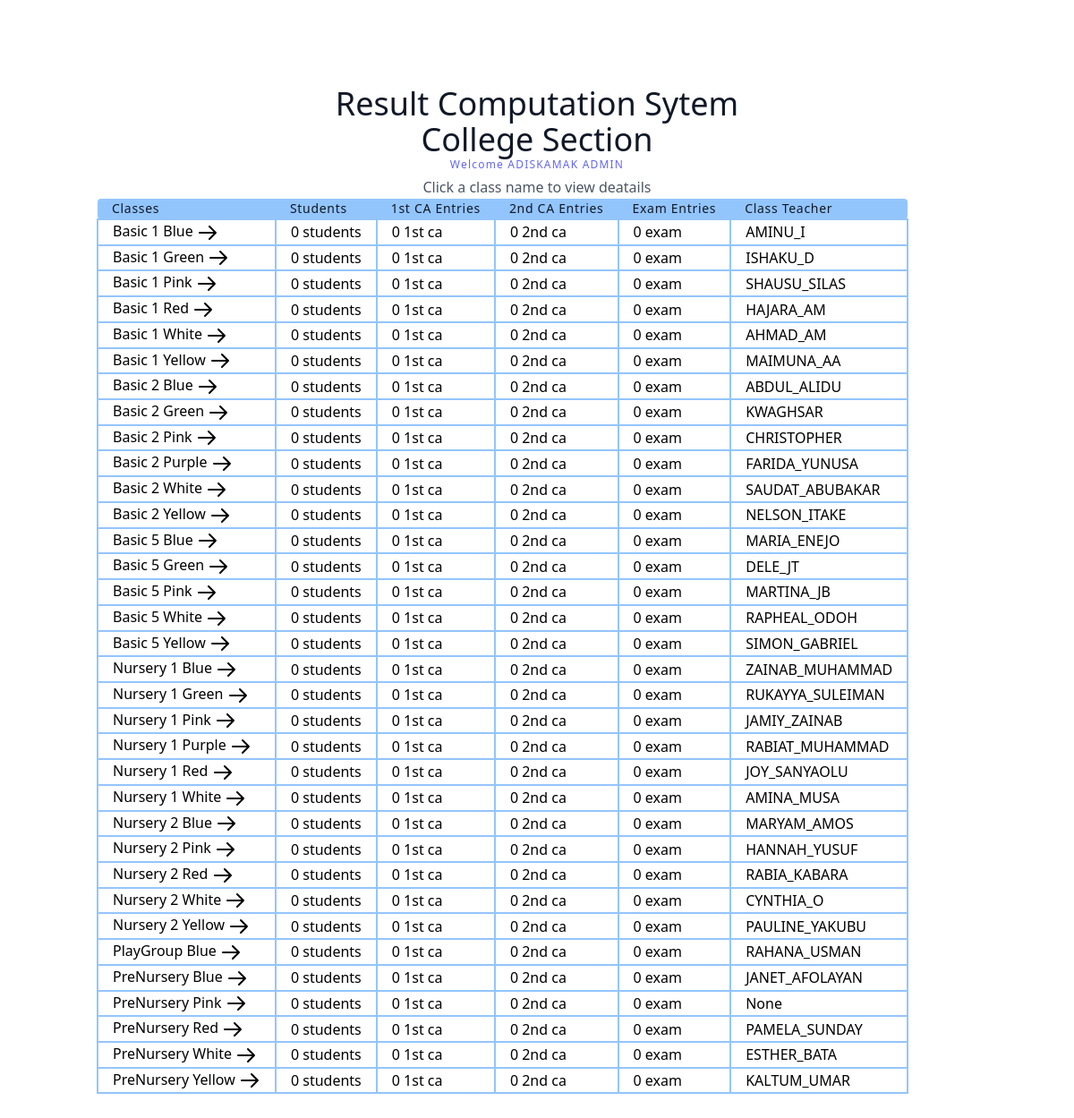
The app's page /classList/ (signed in), older data.
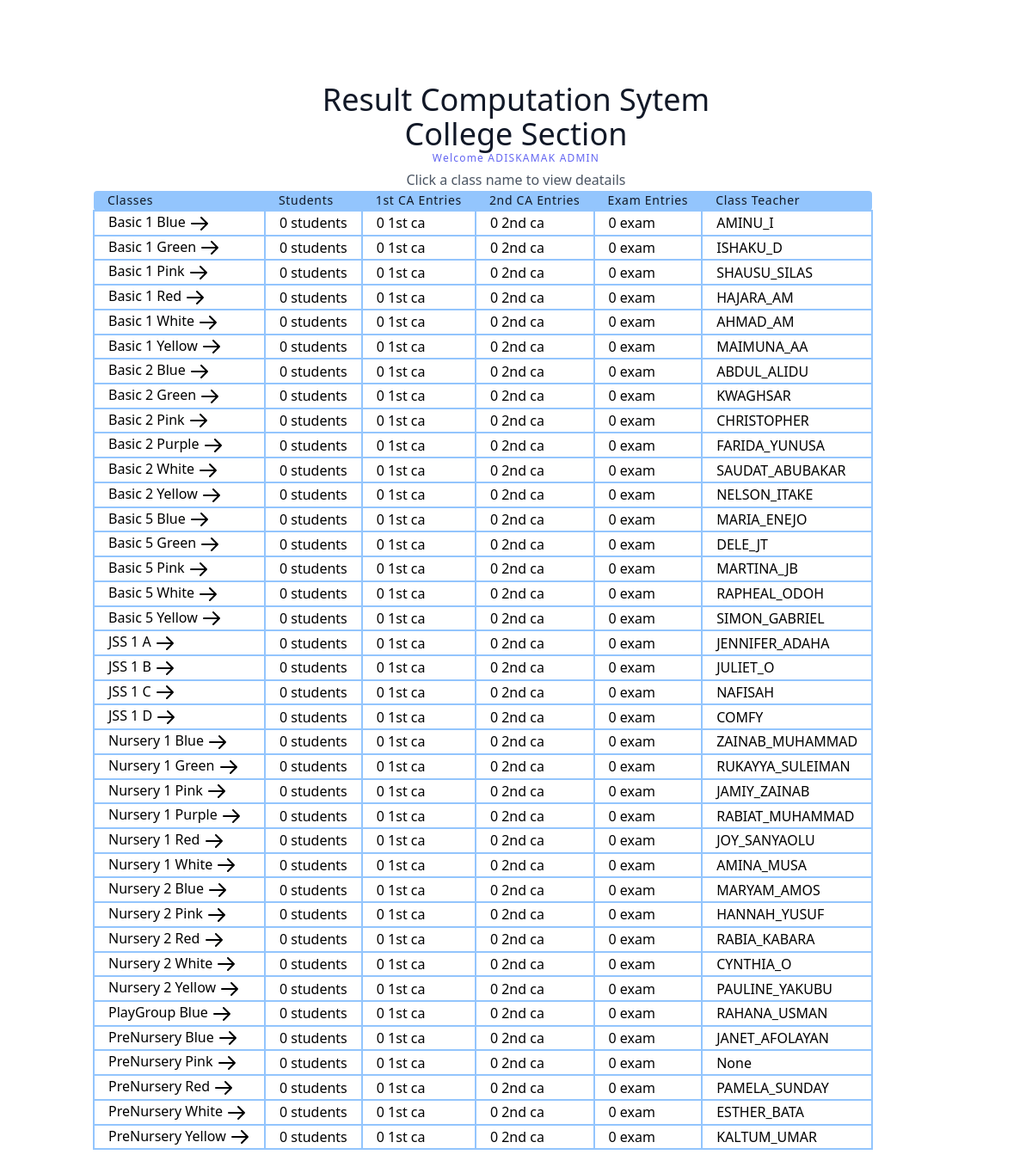
The same page, newer data.
### result/models.py (models this page shows, shortened)
class classArmTeacher(models.Model):
    className = models.ForeignKey(all_class, on_delete=models.CASCADE, null=True)
    classArm = models.ForeignKey(classArm, related_name='classArm', on_delete=models.CASCADE, null=True)
    classTeacher = models.ForeignKey(User, on_delete=models.SET_NULL, null=True)
    date = models.DateTimeField(auto_now_add=True)
    class Meta:
        ordering = ['className']

class all_class(models.Model):
    className = models.CharField(max_length=100 , unique=True)
    section = models.ForeignKey(section, on_delete=models.CASCADE, null=True)
    complete = models.BooleanField(default=False)
    date = models.DateTimeField(auto_now_add=True)
    def __str__(self):
        return self.className
    class Meta:
        ordering = ['className']

class classArm(models.Model):
    armName = models.CharField(max_length=100 , unique=True)
    def __str__(self):
        return self.armName
    class Meta:
        ordering = ['armName']

### users/models.py (models this page shows, shortened)
class User(AbstractUser):
    class Role(models.TextChoices):
        ADMIN = 'admin'
        TEACHER = 'teacher'
        STUDENT = 'student'
    base_role = Role.TEACHER
    role = models.CharField(max_length=10, choices= Role.choices , null=True, blank=True)
    section = models.ForeignKey('result.section', on_delete=models.SET_NULL, null=True , blank=True)
    class Meta:
        db_table = 'auth_user'
    def __str__(self):
        return self.username

### result/views.py (the view)
# urls.py: path('classList/', classList.as_view(), name='classList'),
class classList(ListView):
    model = classArmTeacher
    template_name = 'result/classList.html'
    def get_context_data(self, **kwargs):
        context = super(classList, self).get_context_data(**kwargs)
        if self.request.user.is_staff:
            context['all_class'] = classArmTeacher.objects.all()
        else:
            context['teacherSubject'] = allsubject.objects.filter(subjectTeacher=self.request.user)
            context['all_class'] = classArmTeacher.objects.filter(id__in=context['teacherSubject'].values_list('className', flat=True))
        return context

### result/models.py (called while the page is built)
    def __str__(self):
        return self.sectionName

### result/templates/result/classList.html (shortened to what this page needs)
<script src="https://cdn.tailwindcss.com"></script>
<link rel="stylesheet" href="https://cdn.tailgrids.com/tailgrids-fallback.css" />
<section class="text-gray-600 body-font">
   <div class="container px-5 py-24 mx-auto">
     <div class="flex flex-col text-center w-full">
       <h1 class="sm:text-4xl text-3xl font-medium title-font text-gray-900">Result Computation Sytem</h1>
       <h1 class="sm:text-4xl text-3xl font-medium title-font text-gray-900">{{ user.section }} Section</h1>
       <h2 class="text-xs text-indigo-500 tracking-widest font-medium title-font mb-1">Welcome {{user.username}} {{user.role}}</h2>
       <p class=" mx-auto leading-relaxed text-base">Click a class name to view deatails</p>
     </div>
     <div class="w-full mx-auto">
       <table class="table-auto w-auto text-left whitespace-no-wrap">
         <thead>
           <tr>
             <th class="px-4 title-font tracking-wider font-medium text-gray-900 text-sm bg-blue-300 rounded-tl rounded-bl">Classes</th>
             <th class="px-4 title-font tracking-wider font-medium text-gray-900 text-sm bg-blue-300">Students</th>
             <th class="px-4 title-font tracking-wider font-medium text-gray-900 text-sm bg-blue-300">1st CA Entries</th>
             <th class="px-4 title-font tracking-wider font-medium text-gray-900 text-sm bg-blue-300">2nd CA Entries</th>
               <th class="px-4 title-font tracking-wider font-medium text-gray-900 text-sm bg-blue-300">Exam Entries</th>
             <th class="px-4 title-font tracking-wider font-medium text-gray-900 text-sm bg-blue-300 rounded-tr rounded-br">Class Teacher</th>
           </tr>
         </thead>
         <tbody>
            {% for class in all_class %}
           <tr>
             <td class="hover:bg-green-300 px-4 border-2 border-blue-300">
               <a href="{% url 'result:classDetails' class.id %}">
                {{ class.className }} {{ class.classArm }}
                <svg xmlns="http://www.w3.org/2000/svg" class="h-6 w-6 inline-block" fill="none" viewBox="0 0 24 24" stroke="currentColor">
              </a>
            </td>
             <td class="px-4 border-2 border-blue-300">0 students</td>
             <td class="px-4 border-2 border-blue-300">0 1st ca</td>
             <td class="px-4 border-2 border-blue-300">0 2nd ca</td>
             <td class="px-4 border-2 border-blue-300">0 exam</td>
             <td class="px-4 border-2 border-blue-300"> {{ class.classTeacher }} </td>
           </tr>
           {% empty %}
             <h1 class="text-gray-900">No Results</h1>
             {% endfor %}
         </tbody>
       </table>
     </div>
   </div>
 </section>

Row changes from the older to the newer data that the page shows:
added classArmTeacher: className "JSS 1", classArm "A", classTeacher "JENNIFER_ADAHA"
added classArmTeacher: className "JSS 1", classArm "B", classTeacher "JULIET_O"
added classArmTeacher: className "JSS 1", classArm "C", classTeacher "NAFISAH"
added classArmTeacher: className "JSS 1", classArm "D", classTeacher "COMFY"
